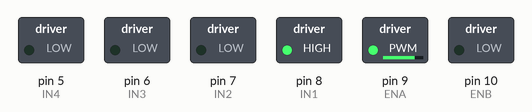
Simulated run of this sketch. Board: Arduino Uno, built with avr-gcc and run on an emulated ATmega328P. Parts: switched loads named in the sketch (green lamp = pin HIGH). What the sketch prints to the serial monitor is not drawn.

Above: at 0.05 s.
At 2.05 s:
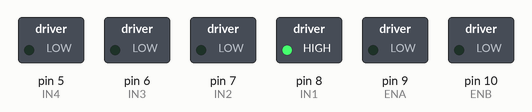
At 2.75 s:
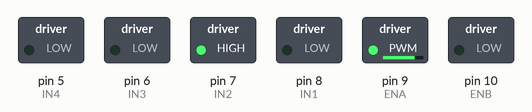
At 5.45 s:
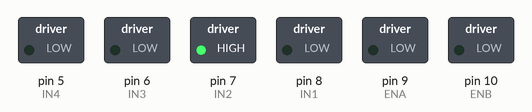
Timing chart, 0 to 7.2 s (numbered marks = the images above):
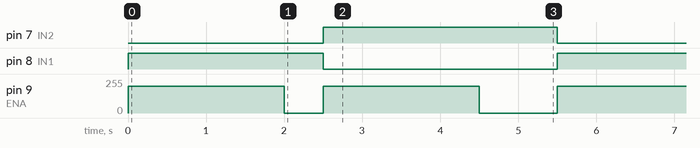

The sketch:

arduino.ino
```cpp
// L293D motor driver IC/module — same pin idea as dual-channel H-bridge unit
#define ENA 9
#define IN1 8
#define IN2 7
#define ENB 10
#define IN3 6
#define IN4 5

void setup() {
  Serial.begin(9600);
  pinMode(ENA, OUTPUT);
  pinMode(IN1, OUTPUT);
  pinMode(IN2, OUTPUT);
  pinMode(ENB, OUTPUT);
  pinMode(IN3, OUTPUT);
  pinMode(IN4, OUTPUT);
  Serial.println("L293D Motor Driver Ready");
}

void loop() {
  // Motor A forward
  digitalWrite(IN1, HIGH);
  digitalWrite(IN2, LOW);
  analogWrite(ENA, 200);
  delay(2000);

  analogWrite(ENA, 0);
  delay(500);

  // Motor A reverse
  digitalWrite(IN1, LOW);
  digitalWrite(IN2, HIGH);
  analogWrite(ENA, 200);
  delay(2000);

  analogWrite(ENA, 0);
  delay(1000);
}
```

Measured:
- by itself, pin 7 (IN2): alternates HIGH for 3.0 s and LOW for 2.5 s
- by itself, pin 8 (IN1): alternates HIGH for 2.5 s and LOW for 3.0 s
- by itself, pin 9 (ENA): repeats every 5.5 s: 0/255 0.50 s, 200/255 2.0 s, 0/255 1.0 s, 200/255 2.0 s
